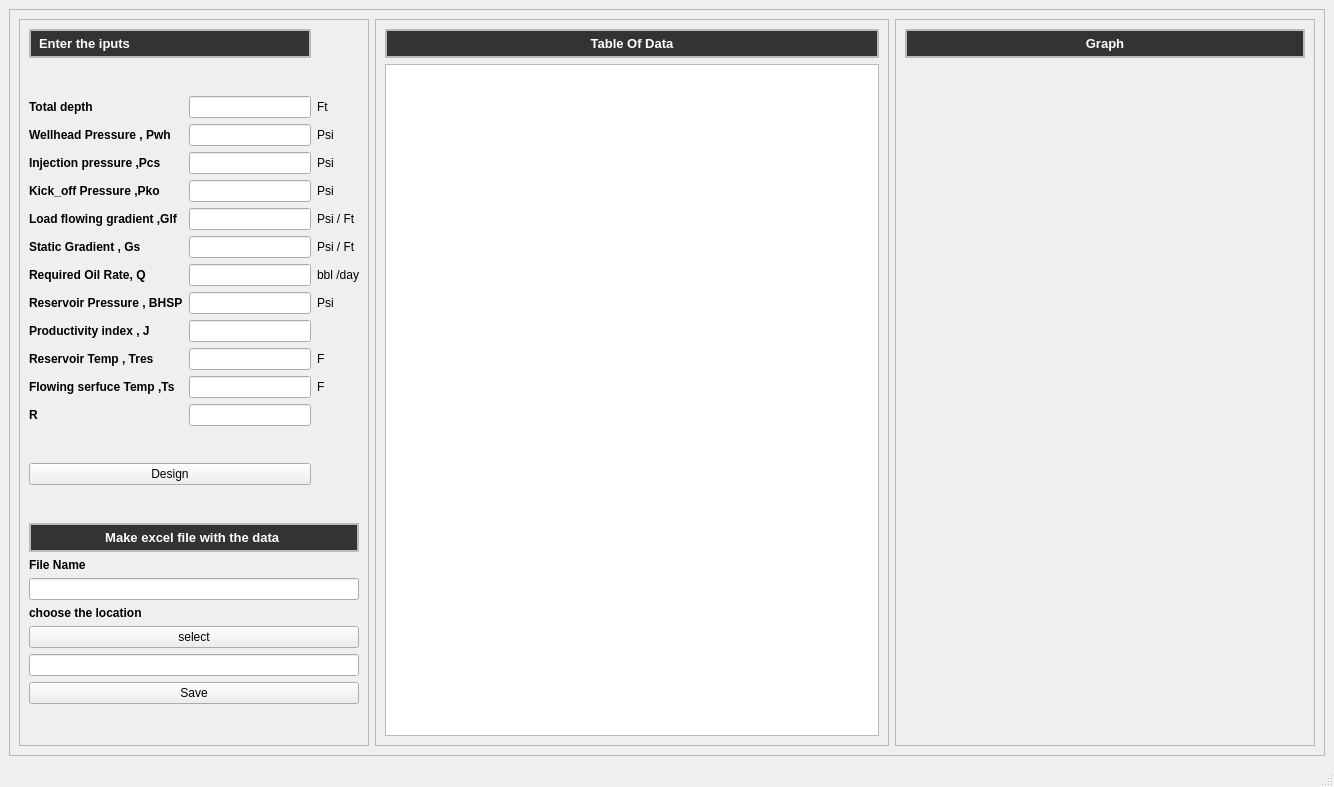
<?xml version="1.0" encoding="UTF-8"?>
<ui version="4.0">
 <class>MainWindow</class>
 <widget class="QMainWindow" name="MainWindow">
  <property name="geometry">
   <rect>
    <x>0</x>
    <y>0</y>
    <width>1334</width>
    <height>787</height>
   </rect>
  </property>
  <property name="windowTitle">
   <string>MainWindow</string>
  </property>
  <widget class="QWidget" name="centralwidget">
   <layout class="QGridLayout" name="gridLayout">
    <item row="0" column="0">
     <widget class="QFrame" name="frame">
      <property name="frameShape">
       <enum>QFrame::StyledPanel</enum>
      </property>
      <property name="frameShadow">
       <enum>QFrame::Raised</enum>
      </property>
      <layout class="QGridLayout" name="gridLayout_2">
       <item row="0" column="0">
        <widget class="QFrame" name="frame_4">
         <property name="maximumSize">
          <size>
           <width>350</width>
           <height>16777215</height>
          </size>
         </property>
         <property name="styleSheet">
          <string notr="true"/>
         </property>
         <property name="frameShape">
          <enum>QFrame::StyledPanel</enum>
         </property>
         <property name="frameShadow">
          <enum>QFrame::Raised</enum>
         </property>
         <layout class="QGridLayout" name="gridLayout_5">
          <item row="15" column="0">
           <widget class="QPushButton" name="pushButton_3">
            <property name="text">
             <string>Design</string>
            </property>
           </widget>
          </item>
          <item row="16" column="0">
           <spacer name="verticalSpacer">
            <property name="orientation">
             <enum>Qt::Vertical</enum>
            </property>
            <property name="sizeHint" stdset="0">
             <size>
              <width>20</width>
              <height>40</height>
             </size>
            </property>
           </spacer>
          </item>
          <item row="20" column="0">
           <spacer name="verticalSpacer_2">
            <property name="orientation">
             <enum>Qt::Vertical</enum>
            </property>
            <property name="sizeHint" stdset="0">
             <size>
              <width>20</width>
              <height>40</height>
             </size>
            </property>
           </spacer>
          </item>
          <item row="3" column="1">
           <widget class="QLabel" name="label_12">
            <property name="text">
             <string>Psi</string>
            </property>
           </widget>
          </item>
          <item row="4" column="1">
           <widget class="QLabel" name="label_13">
            <property name="text">
             <string>Psi</string>
            </property>
           </widget>
          </item>
          <item row="5" column="1">
           <widget class="QLabel" name="label_14">
            <property name="text">
             <string>Psi</string>
            </property>
           </widget>
          </item>
          <item row="7" column="1">
           <widget class="QLabel" name="label_17">
            <property name="text">
             <string>Psi / Ft</string>
            </property>
           </widget>
          </item>
          <item row="9" column="1">
           <widget class="QLabel" name="label_19">
            <property name="text">
             <string>Psi</string>
            </property>
           </widget>
          </item>
          <item row="11" column="1">
           <widget class="QLabel" name="label_21">
            <property name="text">
             <string>F</string>
            </property>
           </widget>
          </item>
          <item row="8" column="1">
           <widget class="QLabel" name="label_18">
            <property name="text">
             <string>bbl /day</string>
            </property>
           </widget>
          </item>
          <item row="6" column="1">
           <widget class="QLabel" name="label_15">
            <property name="text">
             <string>Psi / Ft</string>
            </property>
           </widget>
          </item>
          <item row="0" column="0">
           <widget class="QLabel" name="label_10">
            <property name="font">
             <font>
              <pointsize>10</pointsize>
              <weight>75</weight>
              <bold>true</bold>
              <underline>false</underline>
             </font>
            </property>
            <property name="styleSheet">
             <string notr="true">background-color:#333;
color:#fff;
border:1.5 solid #bbb;
padding:5px;

</string>
            </property>
            <property name="text">
             <string>Enter the iputs</string>
            </property>
           </widget>
          </item>
          <item row="2" column="0" rowspan="12">
           <layout class="QFormLayout" name="formLayout">
            <item row="0" column="0">
             <widget class="QLabel" name="label">
              <property name="font">
               <font>
                <weight>75</weight>
                <bold>true</bold>
               </font>
              </property>
              <property name="text">
               <string>Total depth</string>
              </property>
             </widget>
            </item>
            <item row="0" column="1">
             <widget class="QLineEdit" name="lineEdit"/>
            </item>
            <item row="1" column="0">
             <widget class="QLabel" name="label_3">
              <property name="font">
               <font>
                <weight>75</weight>
                <bold>true</bold>
               </font>
              </property>
              <property name="text">
               <string>Wellhead Pressure , Pwh</string>
              </property>
             </widget>
            </item>
            <item row="1" column="1">
             <widget class="QLineEdit" name="lineEdit_3"/>
            </item>
            <item row="2" column="0">
             <widget class="QLabel" name="label_2">
              <property name="font">
               <font>
                <weight>75</weight>
                <bold>true</bold>
               </font>
              </property>
              <property name="text">
               <string>Injection pressure ,Pcs</string>
              </property>
             </widget>
            </item>
            <item row="2" column="1">
             <widget class="QLineEdit" name="lineEdit_2"/>
            </item>
            <item row="3" column="0">
             <widget class="QLabel" name="label_4">
              <property name="font">
               <font>
                <weight>75</weight>
                <bold>true</bold>
               </font>
              </property>
              <property name="text">
               <string>Kick_off Pressure ,Pko</string>
              </property>
             </widget>
            </item>
            <item row="3" column="1">
             <widget class="QLineEdit" name="lineEdit_4"/>
            </item>
            <item row="4" column="0">
             <widget class="QLabel" name="label_27">
              <property name="font">
               <font>
                <weight>75</weight>
                <bold>true</bold>
               </font>
              </property>
              <property name="text">
               <string>Load flowing gradient ,Glf</string>
              </property>
             </widget>
            </item>
            <item row="4" column="1">
             <widget class="QLineEdit" name="lineEdit_17"/>
            </item>
            <item row="5" column="0">
             <widget class="QLabel" name="label_28">
              <property name="font">
               <font>
                <weight>75</weight>
                <bold>true</bold>
               </font>
              </property>
              <property name="text">
               <string>Static Gradient , Gs</string>
              </property>
             </widget>
            </item>
            <item row="5" column="1">
             <widget class="QLineEdit" name="lineEdit_18"/>
            </item>
            <item row="6" column="0">
             <widget class="QLabel" name="label_29">
              <property name="font">
               <font>
                <weight>75</weight>
                <bold>true</bold>
               </font>
              </property>
              <property name="text">
               <string>Required Oil Rate, Q</string>
              </property>
             </widget>
            </item>
            <item row="6" column="1">
             <widget class="QLineEdit" name="lineEdit_19"/>
            </item>
            <item row="7" column="0">
             <widget class="QLabel" name="label_30">
              <property name="font">
               <font>
                <weight>75</weight>
                <bold>true</bold>
               </font>
              </property>
              <property name="text">
               <string>Reservoir Pressure , BHSP</string>
              </property>
             </widget>
            </item>
            <item row="7" column="1">
             <widget class="QLineEdit" name="lineEdit_20"/>
            </item>
            <item row="8" column="0">
             <widget class="QLabel" name="label_5">
              <property name="font">
               <font>
                <weight>75</weight>
                <bold>true</bold>
               </font>
              </property>
              <property name="text">
               <string>Productivity index , J</string>
              </property>
             </widget>
            </item>
            <item row="8" column="1">
             <widget class="QLineEdit" name="lineEdit_5"/>
            </item>
            <item row="9" column="0">
             <widget class="QLabel" name="label_8">
              <property name="font">
               <font>
                <weight>75</weight>
                <bold>true</bold>
               </font>
              </property>
              <property name="text">
               <string>Reservoir Temp , Tres</string>
              </property>
             </widget>
            </item>
            <item row="9" column="1">
             <widget class="QLineEdit" name="lineEdit_7"/>
            </item>
            <item row="10" column="0">
             <widget class="QLabel" name="label_16">
              <property name="font">
               <font>
                <weight>75</weight>
                <bold>true</bold>
               </font>
              </property>
              <property name="text">
               <string>Flowing serfuce Temp ,Ts</string>
              </property>
             </widget>
            </item>
            <item row="10" column="1">
             <widget class="QLineEdit" name="lineEdit_8"/>
            </item>
            <item row="11" column="0">
             <widget class="QLabel" name="label_20">
              <property name="font">
               <font>
                <weight>75</weight>
                <bold>true</bold>
               </font>
              </property>
              <property name="text">
               <string>R</string>
              </property>
             </widget>
            </item>
            <item row="11" column="1">
             <widget class="QLineEdit" name="lineEdit_9"/>
            </item>
           </layout>
          </item>
          <item row="2" column="1">
           <widget class="QLabel" name="label_11">
            <property name="text">
             <string>Ft</string>
            </property>
           </widget>
          </item>
          <item row="12" column="1">
           <widget class="QLabel" name="label_22">
            <property name="text">
             <string>F</string>
            </property>
           </widget>
          </item>
          <item row="19" column="0" colspan="2">
           <layout class="QVBoxLayout" name="verticalLayout">
            <item>
             <widget class="QLabel" name="label_23">
              <property name="font">
               <font>
                <weight>75</weight>
                <bold>true</bold>
               </font>
              </property>
              <property name="text">
               <string>File Name</string>
              </property>
             </widget>
            </item>
            <item>
             <widget class="QLineEdit" name="lineEdit_10"/>
            </item>
            <item>
             <widget class="QLabel" name="label_7">
              <property name="font">
               <font>
                <weight>75</weight>
                <bold>true</bold>
               </font>
              </property>
              <property name="text">
               <string>choose the location</string>
              </property>
             </widget>
            </item>
            <item>
             <widget class="QPushButton" name="pushButton_2">
              <property name="text">
               <string>select</string>
              </property>
             </widget>
            </item>
            <item>
             <widget class="QLineEdit" name="lineEdit_6"/>
            </item>
            <item>
             <widget class="QPushButton" name="pushButton">
              <property name="text">
               <string>Save</string>
              </property>
             </widget>
            </item>
           </layout>
          </item>
          <item row="17" column="0" colspan="2">
           <widget class="QLabel" name="label_6">
            <property name="font">
             <font>
              <pointsize>10</pointsize>
              <weight>75</weight>
              <bold>true</bold>
              <underline>false</underline>
             </font>
            </property>
            <property name="styleSheet">
             <string notr="true">background-color:#333;
color:#fff;
border:1.5 solid #bbb;
padding:5px;</string>
            </property>
            <property name="text">
             <string>Make excel file with the data </string>
            </property>
            <property name="alignment">
             <set>Qt::AlignCenter</set>
            </property>
           </widget>
          </item>
          <item row="1" column="0">
           <spacer name="verticalSpacer_3">
            <property name="orientation">
             <enum>Qt::Vertical</enum>
            </property>
            <property name="sizeHint" stdset="0">
             <size>
              <width>20</width>
              <height>40</height>
             </size>
            </property>
           </spacer>
          </item>
          <item row="14" column="0">
           <spacer name="verticalSpacer_4">
            <property name="orientation">
             <enum>Qt::Vertical</enum>
            </property>
            <property name="sizeHint" stdset="0">
             <size>
              <width>20</width>
              <height>40</height>
             </size>
            </property>
           </spacer>
          </item>
         </layout>
        </widget>
       </item>
       <item row="0" column="1">
        <widget class="QFrame" name="frame_3">
         <property name="minimumSize">
          <size>
           <width>500</width>
           <height>0</height>
          </size>
         </property>
         <property name="maximumSize">
          <size>
           <width>850</width>
           <height>16777215</height>
          </size>
         </property>
         <property name="styleSheet">
          <string notr="true"/>
         </property>
         <property name="frameShape">
          <enum>QFrame::StyledPanel</enum>
         </property>
         <property name="frameShadow">
          <enum>QFrame::Raised</enum>
         </property>
         <layout class="QGridLayout" name="gridLayout_4">
          <item row="1" column="0">
           <widget class="QTableWidget" name="tableWidget"/>
          </item>
          <item row="0" column="0">
           <widget class="QLabel" name="label_24">
            <property name="font">
             <font>
              <pointsize>10</pointsize>
              <weight>75</weight>
              <bold>true</bold>
              <underline>false</underline>
             </font>
            </property>
            <property name="styleSheet">
             <string notr="true">background-color:#333;
color:#fff;
border:1.5 solid #bbb;
padding:5px;

text-align:center</string>
            </property>
            <property name="text">
             <string>Table Of Data</string>
            </property>
            <property name="alignment">
             <set>Qt::AlignCenter</set>
            </property>
           </widget>
          </item>
         </layout>
        </widget>
       </item>
       <item row="0" column="2">
        <widget class="QFrame" name="frame_2">
         <property name="maximumSize">
          <size>
           <width>800</width>
           <height>16777215</height>
          </size>
         </property>
         <property name="styleSheet">
          <string notr="true"/>
         </property>
         <property name="frameShape">
          <enum>QFrame::StyledPanel</enum>
         </property>
         <property name="frameShadow">
          <enum>QFrame::Raised</enum>
         </property>
         <layout class="QGridLayout" name="gridLayout_3">
          <item row="1" column="0">
           <widget class="QWidget" name="widget" native="true">
            <property name="minimumSize">
             <size>
              <width>400</width>
              <height>0</height>
             </size>
            </property>
            <property name="maximumSize">
             <size>
              <width>1000</width>
              <height>16777215</height>
             </size>
            </property>
            <property name="styleSheet">
             <string notr="true">padding:0;
margin:0</string>
            </property>
           </widget>
          </item>
          <item row="0" column="0">
           <widget class="QLabel" name="label_9">
            <property name="sizePolicy">
             <sizepolicy hsizetype="Preferred" vsizetype="Fixed">
              <horstretch>0</horstretch>
              <verstretch>0</verstretch>
             </sizepolicy>
            </property>
            <property name="font">
             <font>
              <pointsize>10</pointsize>
              <weight>75</weight>
              <bold>true</bold>
             </font>
            </property>
            <property name="styleSheet">
             <string notr="true">background-color:#333;
color:#fff;
border:1.5 solid #bbb;
padding:5px;

text-align:center</string>
            </property>
            <property name="text">
             <string>Graph</string>
            </property>
            <property name="alignment">
             <set>Qt::AlignCenter</set>
            </property>
           </widget>
          </item>
         </layout>
        </widget>
       </item>
      </layout>
     </widget>
    </item>
   </layout>
  </widget>
  <widget class="QMenuBar" name="menubar">
   <property name="geometry">
    <rect>
     <x>0</x>
     <y>0</y>
     <width>1334</width>
     <height>26</height>
    </rect>
   </property>
  </widget>
  <widget class="QStatusBar" name="statusbar"/>
 </widget>
 <resources/>
 <connections/>
</ui>
